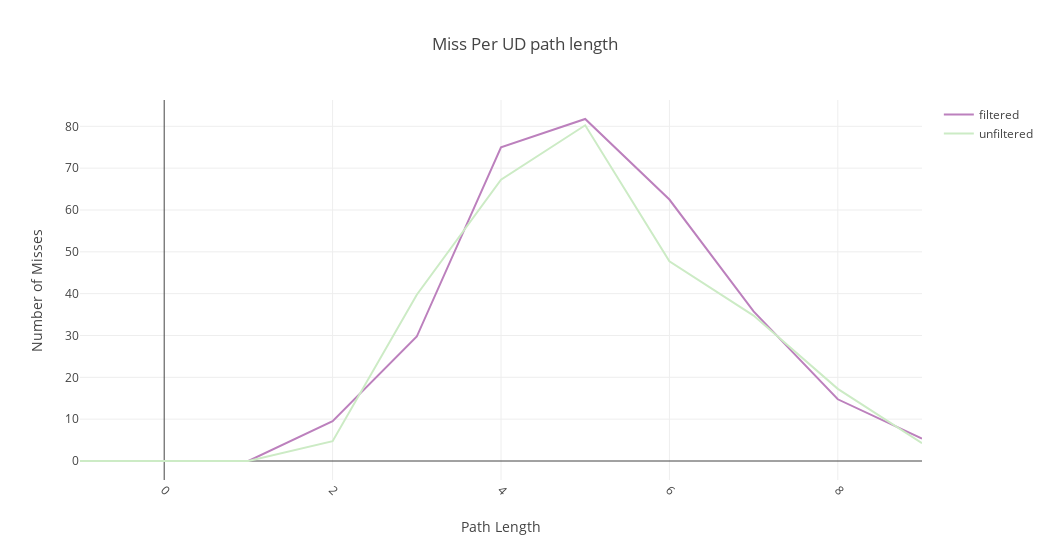

Notebook source saved alongside this figure:
### Code cell
scatter1 = go.Scatter(
    x=[length for length in range(-1,10)], 
    y=[avg_filtered_misses_by_ud_length[length] if length in avg_filtered_misses_by_ud_length else 0 for length in range(-1,10)],
    mode='lines',
    name='filtered',
    marker = dict(color='#BC80BD')
    
)

scatter2= go.Scatter(
    x=[length for length in range(-1,10)], 
    y=[avg_unfiltered_misses_by_ud_length[length] if length in avg_filtered_misses_by_ud_length else 0 for length in range(-1,10)],
    mode='lines',
    name='unfiltered',
    marker = dict(color='#CCEBC5')

)


layout = go.Layout(
    title='Miss Per UD path length',
    xaxis_title="Path Length",
    yaxis_title="Number of Misses",        
    barmode='overlay',
    width=1050,
    xaxis = go.layout.XAxis(
        tickangle = 45,
        automargin = True
    )
)

fig = go.Figure(data=[scatter1,scatter2], layout=layout)


fig.show()

### Figure 1 — Plotly figure (JSON) as saved in the notebook; plotly's stock layout.template omitted (floating-point values rounded to 4 significant figures)
{"data": [{"marker": {"color": "#BC80BD"}, "mode": "lines", "name": "filtered", "type": "scatter", "uid": "ce7a8cd5-33db-42b8-9a21-ed054e7375b0", "x": [-1, 0, 1, 2, 3, 4, 5, 6, 7, 8, 9], "y": [0, 0, 0, 9.5, 29.75, 75, 81.75, 62.5, 35.75, 14.75, 5.333]}, {"marker": {"color": "#CCEBC5"}, "mode": "lines", "name": "unfiltered", "type": "scatter", "uid": "15b61473-8f00-4e52-96b4-1f8dab994028", "x": [-1, 0, 1, 2, 3, 4, 5, 6, 7, 8, 9], "y": [0, 0, 0, 4.75, 39.75, 67.25, 80.25, 47.75, 34.75, 17.25, 4.25]}], "layout": {"barmode": "overlay", "title": {"text": "Miss Per UD path length"}, "width": 1050, "xaxis": {"automargin": true, "tickangle": 45, "title": {"text": "Path Length"}}, "yaxis": {"title": {"text": "Number of Misses"}}}}
